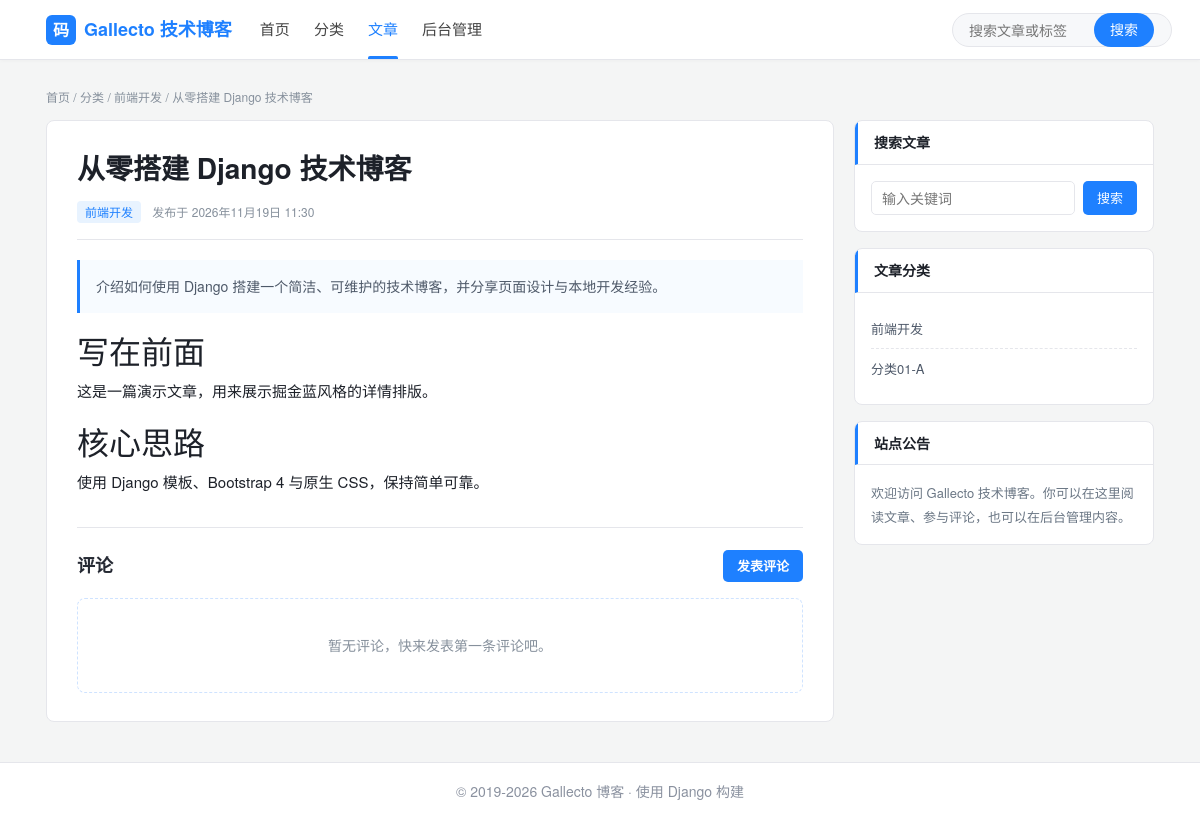
Page /post/hello-juejin/ on the committed database.
### blog/models.py (models this page shows, shortened)
class Post(models.Model):
    category = models.ForeignKey("Category", null=True, on_delete=models.SET_NULL, verbose_name="分类")
    title = models.CharField(max_length=250, verbose_name="标题")
    slug = models.SlugField(max_length=250, null=True, blank=True, verbose_name="别名")
    banner = models.ImageField(upload_to="blog/banners", blank=True, verbose_name="封面图")
    description = models.TextField(default="", verbose_name="摘要")
    content = RichTextUploadingField(blank=True, null=True, verbose_name="正文内容")
    status = models.IntegerField(choices=STATUS, default=0, verbose_name="状态")
    published_on = models.DateTimeField(auto_now_add=True, blank=True, null=True, verbose_name="发布时间")
    created_on = models.DateTimeField(auto_now_add=True, verbose_name="创建时间")
    updated_on = models.DateTimeField(auto_now=True, verbose_name="更新时间")
    class Meta:
        ordering = ["-published_on"]
        verbose_name = "文章"
        verbose_name_plural = "文章"
    def banner_tag(self):
        if self.banner:
            return mark_safe('<img src="{}" width="750" height="300" />'.format(url(self.banner)))
        return "暂无封面图"
    banner_tag.short_description = "封面预览"

class Category(models.Model):
    title = models.CharField(max_length=250, verbose_name="标题")
    slug = models.SlugField(max_length=250, null=True, blank=True, verbose_name="别名")
    thumbnail = models.ImageField(null=True, blank=True, upload_to="blog/thumbnails", verbose_name="缩略图")
    shortDescription = models.CharField(max_length=100, verbose_name="简短描述")
    description = models.TextField(default="", verbose_name="描述")
    index = models.IntegerField(default=0, verbose_name="排序值")
    status = models.IntegerField(choices=STATUS, default=0, verbose_name="状态")
    created_on = models.DateTimeField(auto_now_add=True, verbose_name="创建时间")
    updated_on = models.DateTimeField(auto_now=True, verbose_name="更新时间")
    class Meta:
        ordering = ["-index"]
        verbose_name = "分类"
        verbose_name_plural = "分类"
    def thumbnail_tag(self):
        if self.thumbnail:
            return mark_safe('<img src="{}" width="250" height="160" />'.format(url(self.thumbnail)))
        return "暂无缩略图"
    thumbnail_tag.short_description = "缩略图预览"

### blog/views.py (the view)
# urls.py: path('post/<slug:slug>/', post_view, name = "Post View"),
def post_view(request, slug):
    post = Post.objects.get(slug=slug)
    comments = Comment.objects.filter(post=post.id, parent__isnull=True)
    post_comments = []
    for comment in comments:
        comment_dict = comment.__dict__
        replies = Comment.objects.filter(parent=comment.id)
        if replies.exists():
            comment_dict["replies"] = [reply.__dict__ for reply in replies]
        post_comments.append(comment_dict)
    context = {
        "title": post.title,
        "post": post,
        "categories": Category.objects.filter(status=1),
    }
    if comments.exists():
        context["comments"] = post_comments
    return render(request, "post.html", context)

### templates/post.html (shortened to what this page needs)
{% extends "base.html" %}
{% block navBlogPost %}active{% endblock %}
{% block content %}
<div class="csdn-container">
  <div class="jj-breadcrumb">
    <a href="/">首页</a> / <a href="/blog">分类</a> / <a href="/blog/{{ post.category.slug }}">{{ post.category.title }}</a> / {{ post.title }}
  </div>
  <div class="jj-content-layout">
    <article class="jj-detail-card">
      <h1 class="jj-detail-title">{{ post.title }}</h1>
      <div class="jj-detail-meta">
        <span class="jj-article-tag">{{ post.category.title }}</span>
        发布于 {{ post.published_on|date:"Y年m月d日 H:i" }}
      </div>
      <p class="jj-detail-summary">{{ post.description }}</p>
      <div class="jj-detail-content">
        {{ post.content|safe }}
      </div>
      <section class="jj-comments" id="comments">
        <div class="jj-comments-head">
          <h3>评论</h3>
          <a data-toggle="modal" data-target="#comment_modal" href="/create-comment" class="jj-comment-trigger">发表评论</a>
        </div>
        {% if comments %}
          {% for comment in comments %}
            <div class="jj-comment">
              <h5 class="jj-comment-name">{{ comment.name }}</h5>
              <p class="jj-comment-text">{{ comment.text }}</p>
              <div class="jj-comment-time">{{ comment.created_on|date:"Y-m-d H:i" }}</div>
              {% if comment.replies %}
                {% for reply in comment.replies %}
                  <div class="jj-comment jj-comment-reply">
                    <h5 class="jj-comment-name">{{ reply.name }} 回复</h5>
                    <p class="jj-comment-text">{{ reply.text }}</p>
                    <div class="jj-comment-time">{{ reply.created_on|date:"Y-m-d H:i" }}</div>
                  </div>
                {% endfor %}
              {% endif %}
            </div>
          {% endfor %}
        {% else %}
          <div class="jj-empty">暂无评论，快来发表第一条评论吧。</div>
        {% endif %}
      </section>
    </article>
    <aside class="jj-side-column">
      {% include "includes/sidebar.html" %}
    </aside>
  </div>
</div>
{% endblock %}

### templates/includes/sidebar.html
<div class="jj-side-card">
  <h5 class="jj-side-card-head">搜索文章</h5>
  <div class="jj-side-card-body">
    <form class="jj-search-form" action="/blog" method="get">
      <input type="text" name="q" placeholder="输入关键词">
      <button type="submit">搜索</button>
    </form>
  </div>
</div>
<div class="jj-side-card">
  <h5 class="jj-side-card-head">文章分类</h5>
  <div class="jj-side-card-body">
    <ul class="jj-side-list">
      {% for item in categories %}
      <li><a href="/blog/{{ item.slug }}">{{ item.title }}</a></li>
      {% empty %}
      <li><a href="/blog">查看全部分类</a></li>
      {% endfor %}
    </ul>
  </div>
</div>
<div class="jj-side-card">
  <h5 class="jj-side-card-head">站点公告</h5>
  <div class="jj-side-card-body">
    <p class="jj-notice">
      欢迎访问 Gallecto 技术博客。你可以在这里阅读文章、参与评论，也可以在后台管理内容。
    </p>
  </div>
</div>

### static/css/csdn-style.css (style rules this page uses)
:root { --csdn-red: #1e80ff; --csdn-red-dark: #0052d9; --csdn-red-light: #e8f3ff; --text-main: #252933; --text-muted: #8a919f; --bg-page: #f4f5f5; --border: #e5e6eb; --card-shadow: 0 2px 12px rgba(30, 128, 255, 0.06); }
* { box-sizing: border-box; }
body { margin: 0; padding-top: 64px; background: var(--bg-page); color: var(--text-main); font-family: "Microsoft YaHei", "PingFang SC", "Helvetica Neue", Arial, sans-serif; font-size: 14px; }
a { color: var(--text-main); text-decoration: none; }
.csdn-container { max-width: 1140px; margin: 0 auto; padding: 0 16px; }

### static/css/inner-juejin.css (style rules this page uses)
.jj-content-layout { display: grid; grid-template-columns: minmax(0, 1fr) 300px; gap: 20px; align-items: start; }
.jj-main-column, .jj-side-column { min-width: 0; }
.jj-article-tag { display: inline-block; margin-right: 8px; padding: 2px 8px; border-radius: 4px; background: #e8f3ff; color: #1e80ff; font-size: 12px; }
.jj-empty { padding: 36px 20px; text-align: center; color: #86909c; background: #fff; border: 1px dashed #cfe3ff; border-radius: 8px; }
.jj-side-card { margin-bottom: 16px; overflow: hidden; background: #fff; border: 1px solid #e5e6eb; border-radius: 8px; }
.jj-side-card-head { margin: 0; padding: 13px 16px; border-bottom: 1px solid #e5e6eb; border-left: 3px solid #1e80ff; font-size: 14px; font-weight: 600; color: #1d2129; }
.jj-side-card-body { padding: 16px; }
.jj-search-form { display: flex; flex-wrap: wrap; gap: 8px; }
.jj-search-form input { flex: 1 1 140px; height: 34px; padding: 0 10px; border: 1px solid #e5e6eb; border-radius: 5px; outline: none; }
.jj-search-form button { height: 34px; padding: 0 14px; border: 0; border-radius: 5px; background: #1e80ff; color: #fff; font-size: 13px; cursor: pointer; }
.jj-side-list { margin: 0; padding: 0; list-style: none; }
.jj-side-list li { padding: 9px 0; border-bottom: 1px dashed #e5e6eb; }
.jj-side-list li:last-child { border-bottom: 0; }
.jj-side-list a { color: #4e5969; font-size: 13px; }
.jj-notice { margin: 0; color: #6b7785; font-size: 13px; line-height: 1.8; }
.jj-breadcrumb { margin-bottom: 14px; color: #86909c; font-size: 12px; }
.jj-breadcrumb a { color: #86909c; }
.jj-detail-card { padding: 28px 30px; background: #fff; border: 1px solid #e5e6eb; border-radius: 8px; }
.jj-detail-title { margin: 0 0 14px; font-size: 28px; font-weight: 700; line-height: 1.35; color: #1d2129; }
.jj-detail-meta { padding-bottom: 16px; margin-bottom: 20px; border-bottom: 1px solid #e5e6eb; color: #86909c; font-size: 12px; }
.jj-detail-summary { margin: 0 0 18px; padding: 14px 16px; border-left: 3px solid #1e80ff; background: #f7fbff; color: #4e5969; font-size: 14px; line-height: 1.8; }
.jj-detail-content { color: #1d2129; font-size: 15px; line-height: 1.9; }
.jj-comments { margin-top: 30px; padding-top: 22px; border-top: 1px solid #e5e6eb; }
.jj-comments-head { display: flex; align-items: center; justify-content: space-between; margin-bottom: 16px; }
.jj-comments-head h3 { margin: 0; font-size: 18px; font-weight: 600; }
.jj-comment-trigger { display: inline-flex; align-items: center; height: 32px; padding: 0 14px; border-radius: 5px; background: #1e80ff; color: #fff; font-size: 13px; font-weight: 600; }

### rows in the picture
Post: category "前端开发", title "从零搭建 Django 技术博客", published_on "2026年11月19日 11:30", description "介绍如何使用 Django 搭建一个简洁、可维护的技术博客，并分享页面设计与本地开发经验。", content "写在前面 这是一篇演示文章，用来展示掘金蓝风格的详情排版。 核心思路 使用 Django 模板、Bootstrap 4 与原生 CSS，保持简单可靠。"
Category: title "前端开发"
Category: title "分类01-A"
